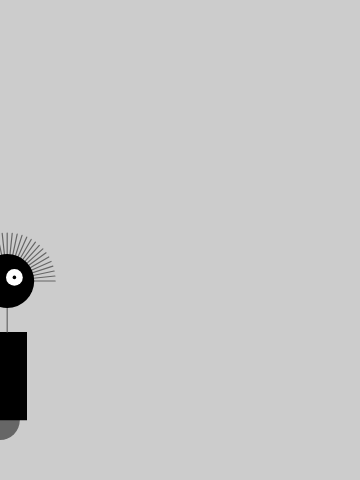
Frame 1 (no input)
Frame 60 (no input): identical to frame 1, image omitted
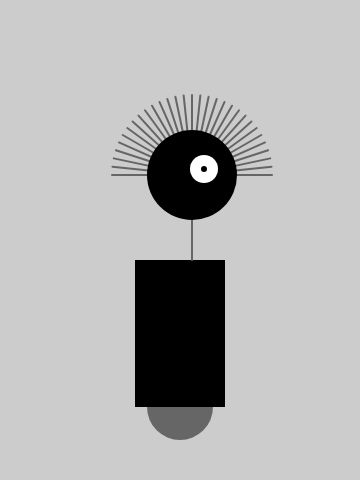
Frame 120 (the mouse pressed at the canvas centre since frame 60)

The p5.js sketch that drew these frames (run headless with seeded random() and noise() and a simulated clock; from frame 60 on, the mouse is pressed at the canvas centre):

// p5.js sketch
// ── sketch.js
/*
note:

*/
var x = 60; // x coordinate
var y = 440; // y coordinate
var radius = 45; // head readius
var bodyHeight = 180; // body height 
var neckHeight = 40; // neck height 

var easing = 0.04;

function setup() {
  createCanvas(360, 480);
  strokeWeight(2);
  ellipseMode(RADIUS);
}

function draw() {
  var neckY = -1*(bodyHeight + neckHeight + radius);
  background(204);
  
  translate(mouseX, y); // move all to (mouseX, y);
  
  if (mouseIsPressed){
    scale(1.0);
  } else{
    scale(0.6); // 60% size when is pressed
  }
  
  //body
  noStroke();
  fill(102);
  ellipse(0, -33, 33, 33);
  fill(0);
  rect(-45, -bodyHeight, 90, bodyHeight -33);
  
  //neck 
  stroke(102);
  line(12, -bodyHeight, 12, neckY);
  
  //hair
  push();
  translate(12, neckY);
  var angle = -PI/30.0;
  for(var i = 0; i <= 30; i++){
    line(80, 0, 0, 0);
    rotate(angle);
  }
  pop();
  
  //head
  noStroke();
  fill(0); 
  ellipse(12, neckY, radius, radius);
  fill(255);
  ellipse(24, neckY-6, 14, 14);
  fill(0);
  ellipse(24, neckY-6, 3, 3);
}
